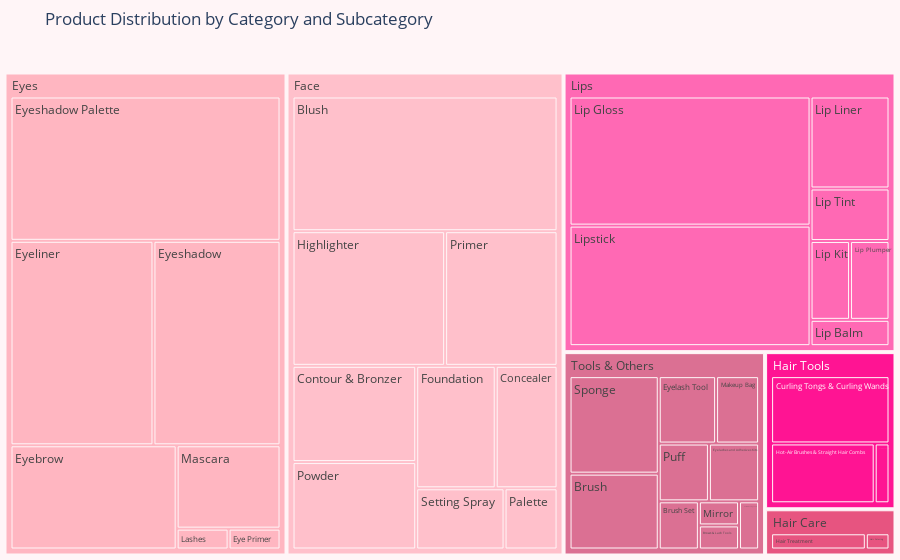

The notebook cell this image was saved under:
### Code cell
# Create the treemap with custom category colors
pink_palette = [
    "#FFC0CB",  # Pink
    "#FFB6C1",  # Light Pink
    "#FF69B4",  # Hot Pink
    "#DB7093",  # Pale Violet Red
    "#FF1493",  # Deep Pink
    "#E75480",  # Dark Pink
    "#FFA6C9",  # Pastel Pink
    "#F4C2C2",  # Baby Pink
]
# Get unique categories
categories = df['Category'].unique()
# Create the color map
color_map = {category: pink_palette[i % len(pink_palette)] for i, category in enumerate(categories)}
fig = px.treemap(
    df,
    path=['Category', 'Subcategory'],
    title='Product Distribution by Category and Subcategory',
    color='Category',
    color_discrete_map=color_map
)
# Simple styling
fig.update_layout(
    paper_bgcolor='#FFF5F7',  
    margin=dict(t=50, l=0, r=0, b=0))
fig.show()

### Figure 1 — Plotly figure (JSON) as saved in the notebook; plotly's stock layout.template omitted (floating-point values rounded to 4 significant figures)
{"data": [{"branchvalues": "total", "customdata": [["Face"], ["Lips"], ["Lips"], ["Lips"], ["Lips"], ["Lips"], ["Tools & Others"], ["Eyes"], ["Tools & Others"], ["Lips"], ["Face"], ["Face"], ["Tools & Others"], ["Face"], ["Tools & Others"], ["Eyes"], ["Face"], ["Hair Care"], ["Hair Tools"], ["Face"], ["Lips"], ["Eyes"], ["Hair Tools"], ["Tools & Others"], ["Tools & Others"], ["Tools & Others"], ["Face"], ["Face"], ["Hair Tools"], ["Eyes"], ["Eyes"], ["Tools & Others"], ["Tools & Others"], ["Eyes"], ["Eyes"], ["Eyes"], ["Tools & Others"], ["Face"], ["Hair Care"], ["Hair Tools"], ["Hair Care"], ["Face"], ["Lips"], ["Tools & Others"]], "domain": {"x": [0, 1], "y": [0, 1]}, "hovertemplate": "labels=%{label}<br>count=%{value}<br>parent=%{parent}<br>id=%{id}<br>Category=%{customdata[0]}<extra></extra>", "ids": ["Face/Blush", "Lips/Lip Kit", "Lips/Lip Liner", "Lips/Lip Plumper", "Lips/Lip Tint", "Lips/Lipstick", "Tools & Others/Makeup Bag", "Eyes/Mascara", "Tools & Others/Mirror", "Lips/Lip Gloss", "Face/Palette", "Face/Primer", "Tools & Others/Puff", "Face/Setting Spray", "Tools & Others/Sponge", "Eyes", "Face", "Hair Care", "Hair Tools", "Face/Powder", "Lips/Lip Balm", "Eyes/Lashes", "Hair Tools/Hot-Air Brushes & Straight Hair Combs", "Tools & Others/Brows & Lash Tools", "Tools & Others/Brush", "Tools & Others/Brush Set", "Face/Concealer", "Face/Contour & Bronzer", "Hair Tools/Curling Tongs & Curling Wands", "Eyes/Eye Primer", "Eyes/Eyebrow", "Tools & Others/Eyelash Tool", "Tools & Others/Eyelashes and Adhesives Kits", "Eyes/Eyeliner", "Eyes/Eyeshadow", "Eyes/Eyeshadow Palette", "Tools & Others/Facial Cleaning Tools", "Face/Foundation", "Hair Care/Hair Coloring", "Hair Tools/Hair Straightener Iron", "Hair Care/Hair Treatment", "Face/Highlighter", "Lips", "Tools & Others"], "labels": ["Blush", "Lip Kit", "Lip Liner", "Lip Plumper", "Lip Tint", "Lipstick", "Makeup Bag", "Mascara", "Mirror", "Lip Gloss", "Palette", "Primer", "Puff", "Setting Spray", "Sponge", "Eyes", "Face", "Hair Care", "Hair Tools", "Powder", "Lip Balm", "Lashes", "Hot-Air Brushes & Straight Hair Combs", "Brows & Lash Tools", "Brush", "Brush Set", "Concealer", "Contour & Bronzer", "Curling Tongs & Curling Wands", "Eye Primer", "Eyebrow", "Eyelash Tool", "Eyelashes and Adhesives Kits", "Eyeliner", "Eyeshadow", "Eyeshadow Palette", "Facial Cleaning Tools", "Foundation", "Hair Coloring", "Hair Straightener Iron", "Hair Treatment", "Highlighter", "Lips", "Tools & Others"], "marker": {"colors": ["#FFC0CB", "#FF69B4", "#FF69B4", "#FF69B4", "#FF69B4", "#FF69B4", "#DB7093", "#FFB6C1", "#DB7093", "#FF69B4", "#FFC0CB", "#FFC0CB", "#DB7093", "#FFC0CB", "#DB7093", "#FFB6C1", "#FFC0CB", "#E75480", "#FF1493", "#FFC0CB", "#FF69B4", "#FFB6C1", "#FF1493", "#DB7093", "#DB7093", "#DB7093", "#FFC0CB", "#FFC0CB", "#FF1493", "#FFB6C1", "#FFB6C1", "#DB7093", "#DB7093", "#FFB6C1", "#FFB6C1", "#FFB6C1", "#DB7093", "#FFC0CB", "#E75480", "#FF1493", "#E75480", "#FFC0CB", "#FF69B4", "#DB7093"]}, "name": "", "parents": ["Face", "Lips", "Lips", "Lips", "Lips", "Lips", "Tools & Others", "Eyes", "Tools & Others", "Lips", "Face", "Face", "Tools & Others", "Face", "Tools & Others", "", "", "", "", "Face", "Lips", "Eyes", "Hair Tools", "Tools & Others", "Tools & Others", "Tools & Others", "Face", "Face", "Hair Tools", "Eyes", "Eyes", "Tools & Others", "Tools & Others", "Eyes", "Eyes", "Eyes", "Tools & Others", "Face", "Hair Care", "Hair Tools", "Hair Care", "Face", "", ""], "type": "treemap", "values": [33, 3, 7, 3, 4, 28, 3, 8, 1, 30, 3, 14, 3, 5, 9, 113, 111, 5, 17, 10, 2, 1, 7, 1, 7, 2, 7, 11, 9, 1, 16, 4, 3, 27, 24, 36, 1, 9, 1, 1, 4, 19, 77, 34]}], "layout": {"legend": {"tracegroupgap": 0}, "margin": {"b": 0, "l": 0, "r": 0, "t": 50}, "paper_bgcolor": "#FFF5F7", "title": {"text": "Product Distribution by Category and Subcategory"}}}
